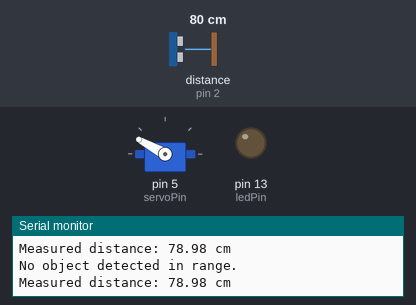
Recording of a sketch running on a simulated Arduino Uno, built with avr-gcc and run on an emulated ATmega328P. Shown: servo, output pins drawn as LEDs (lit = HIGH), the last lines printed to the serial monitor. Wiring (inferred from the names in the program): ultrasonic range finder: trigger pin 3; echo pin 2. The inputs (shaded band) are chosen by the test bench; at power-on: distance to the obstacle (sensor on pin 2) 80 cm. The echo pulse lasts 58.3 µs per cm; pins used as bus, display or sensor lines are not drawn.

Above: at 1.2 s.
1.3 s: distance to the obstacle (sensor on pin 2) set to 43 cm
4.3 s: distance to the obstacle (sensor on pin 2) set to 36 cm
At 5.7 s:
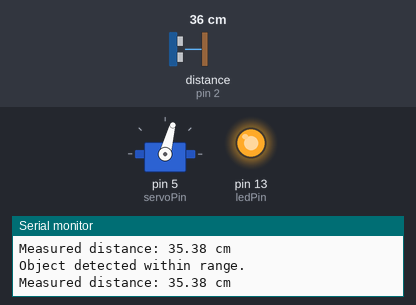
Timing chart, 0 to 7.3 s (numbered marks = the images above; inputs shaded):
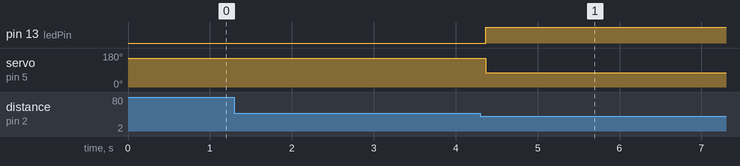

Measured:
- the behaviour switches between 41 and 40 cm on distance to the obstacle (sensor on pin 2) (found by bisection; images 0 and 1)
- after the input at 4.3 s, pin 13 (ledPin): LOW → HIGH after 0.07 s; servo on pin 5 (servoPin): 151° → 75° after 0.07 s

The sketch:

SmartBin.ino
```cpp
#include <Servo.h>

const int trigPin = 3;
const int echoPin = 2;
const int ledPin = 13;
const int servoPin = 5;

// Настройки
const int distanceMin = 5;    // Минимальная дистанция (см)
const int distanceMax = 40;   // Максимальная дистанция (см)
const unsigned long closeDelay = 5000; // Задержка перед закрытием (мс)

Servo myServo;
bool objectDetected = false;
unsigned long lastDetectionTime = 0;

void setup() {
  pinMode(trigPin, OUTPUT);
  pinMode(echoPin, INPUT);
  pinMode(ledPin, OUTPUT);
  myServo.attach(servoPin);     // Attach once at the start
  myServo.write(151);           // Стартовая позиция — "закрыто"
  Serial.begin(9600);
  Serial.println("Setup complete.");
}

void loop() {
  long duration;
  float distance;

  // Генерация ультразвукового импульса
  digitalWrite(trigPin, LOW);
  delayMicroseconds(2);
  digitalWrite(trigPin, HIGH);
  delayMicroseconds(10);
  digitalWrite(trigPin, LOW);

  // Измерение длительности отражённого сигнала
  duration = pulseIn(echoPin, HIGH);

  // Перевод времени в расстояние (см)
  distance = duration * 0.034 / 2;

  // DEBUG output:
  Serial.print("Measured distance: ");
  Serial.print(distance);
  Serial.println(" cm");

  // Проверка расстояния
  if (distance > distanceMin && distance < distanceMax) {
    Serial.println("Object detected within range.");

    digitalWrite(ledPin, HIGH);
    myServo.write(75); // Открыть

    objectDetected = true;
  } else {
    Serial.println("No object detected in range.");

    if (objectDetected) {
      lastDetectionTime = millis();
      objectDetected = false;
      Serial.println("Object just lost. Starting closeDelay timer.");
    }

    if (millis() - lastDetectionTime >= closeDelay) {
      Serial.println("closeDelay passed. Closing servo.");
      digitalWrite(ledPin, LOW);
      myServo.write(151); // Закрыть
      delay(300);         // Дать серво время доехать в закрытое положение
      Serial.println("Servo closed.");
    }
  }

  delay(50); // Небольшая задержка перед следующим измерением
}
```
